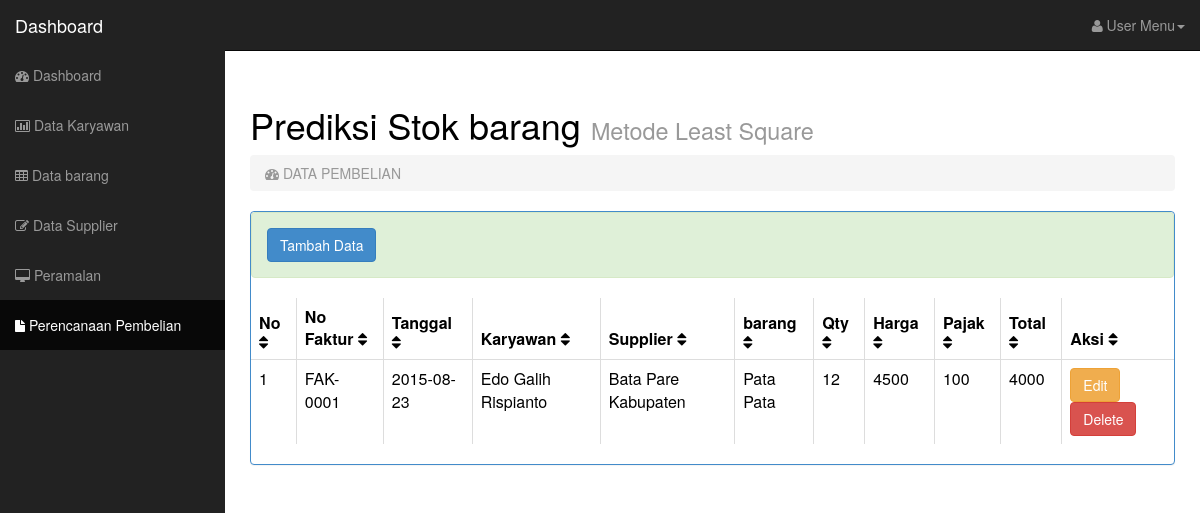
Screenshot of /dashboard.php?page=pembelian with the database file from the repository.
### tables this page shows
CREATE TABLE IF NOT EXISTS `pembelian` (
  `no_faktur` varchar(10) NOT NULL,
  `tanggal` date DEFAULT NULL,
  `id_karyawan` int(5) DEFAULT NULL,
  `id_supplier` int(5) DEFAULT NULL,
  `id_barang` int(5) DEFAULT NULL,
  `jumlah_barang` int(10) DEFAULT NULL,
  `harga` int(10) DEFAULT NULL,
  `pajak` float DEFAULT NULL,
  `total_bayar` float DEFAULT NULL,
  PRIMARY KEY (`no_faktur`),
  KEY `id_supplier` (`id_supplier`),
  KEY `id_barang` (`id_barang`),
  KEY `id_karyawan` (`id_karyawan`)
);

CREATE TABLE IF NOT EXISTS `karyawan` (
  `id_karyawan` int(5) NOT NULL AUTO_INCREMENT,
  `nama` varchar(40) DEFAULT NULL,
  `alamat` text,
  `kota` varchar(25) DEFAULT NULL,
  `jenis_kelamin` enum('L','P') DEFAULT NULL,
  `status` enum('tetap','tidak') DEFAULT NULL,
  `telepon` varchar(13) DEFAULT NULL,
  PRIMARY KEY (`id_karyawan`)
);

CREATE TABLE IF NOT EXISTS `supplier` (
  `id_supplier` int(5) NOT NULL AUTO_INCREMENT,
  `nama_supplier` varchar(50) DEFAULT NULL,
  `alamat` text,
  `kota` varchar(20) DEFAULT NULL,
  `telepon` int(11) DEFAULT NULL,
  PRIMARY KEY (`id_supplier`)
);

CREATE TABLE IF NOT EXISTS `barang` (
  `id_barang` int(5) NOT NULL AUTO_INCREMENT,
  `nama` varchar(50) DEFAULT NULL,
  `jenis` varchar(40) DEFAULT NULL,
  `harga` int(15) DEFAULT NULL,
  `stok` int(10) DEFAULT NULL,
  `tanggal` date DEFAULT NULL,
  `id_supplier` int(5) DEFAULT NULL,
  PRIMARY KEY (`id_barang`),
  KEY `id_supplier` (`id_supplier`)
);

### pembelian.php (the view)
<?php
$query="SELECT pembelian.no_faktur AS no_faktur, pembelian.tanggal AS tanggal, karyawan.nama AS karyawan, supplier.nama_supplier AS supplier, barang.nama AS barang, pembelian.jumlah_barang AS jumlah, pembelian.harga AS harga, pembelian.pajak AS pajak, pembelian.total_bayar AS total FROM pembelian, karyawan, barang, supplier WHERE pembelian.id_karyawan=karyawan.id_karyawan AND
pembelian.id_supplier=supplier.id_supplier AND pembelian.id_barang=barang.id_barang";
$pemb=mysqli_query($conn,$query) or die(mysqli_error($conn));
$row_pemb=mysqli_fetch_assoc($pemb)
?>
<div class="alert alert-success alert-dismissable">
<a href="?page=act_pembelian&act=tambah"><button type="button" class="btn btn-primary">Tambah Data</button></a>
</div>
<div class="table-responsive">
  <table class="table table-bordered table-hover tablesorter">
    <thead>
      <tr>
        <th>No <i class="fa fa-sort"></i></th>
        <th>No Faktur <i class="fa fa-sort"></i></th>
        <th>Tanggal <i class="fa fa-sort"></i></th>
        <th>Karyawan <i class="fa fa-sort"></i></th>
        <th>Supplier <i class="fa fa-sort"></i></th>
        <th>barang <i class="fa fa-sort"></i></th>
        <th>Qty <i class="fa fa-sort"></i></th>
        <th>Harga <i class="fa fa-sort"></i></th>
        <th>Pajak <i class="fa fa-sort"></i></th>
        <th>Total <i class="fa fa-sort"></i></th>
        <th>Aksi <i class="fa fa-sort"></i></th>
      </tr>
    </thead>
    <tbody>
    <?php
  $no=0;
   do { $no++;
  ?>
      <tr>
        <td><?php echo $no ?></td>
        <td><?php echo $row_pemb['no_faktur']; ?></td>
        <td><?php echo $row_pemb['tanggal']; ?></td>
        <td><?php echo $row_pemb['karyawan']; ?></td>
        <td><?php echo $row_pemb['supplier']; ?></td>
        <td><?php echo $row_pemb['barang']; ?></td>
        <td><?php echo $row_pemb['jumlah']; ?></td>
        <td><?php echo $row_pemb['harga']; ?></td>
        <td><?php echo $row_pemb['pajak']; ?></td>
        <td><?php echo $row_pemb['total']; ?></td>
        <td><a href="?page=act_pembelian&no_faktur=<?php echo $row_pemb['no_faktur'];?>&act=edit">
          <button type="button" class="btn btn-warning">Edit</button>
        </a><a href="?page=act_pembelian&no_faktur=<?php echo $row_pemb['no_faktur'];?>&act=del" onclick="return confirm('Apakah Anda yakin menghapus data ini ?')">
          <button type="button" class="btn btn-danger">Delete</button>
        </a></td>
      </tr>
      <?php } while($row_pemb=mysqli_fetch_assoc($pemb));?>
    </tbody>
  </table>
</div>

### css/sb-admin.css (style rules this page uses)
body { margin-top: 50px; }
table.tablesorter thead { cursor: pointer; }

### rows the page displays
pembelian: no_faktur "FAK-0001", tanggal "2015-08-23", id_karyawan.nama "Edo Galih Rispianto", id_supplier.nama_supplier "Bata Pare Kabupaten", id_barang.nama "Pata Pata", jumlah_barang "12", harga "4500", pajak "100", total_bayar "4000"

### other values shown
$_GET['page'] "PEMBELIAN"
